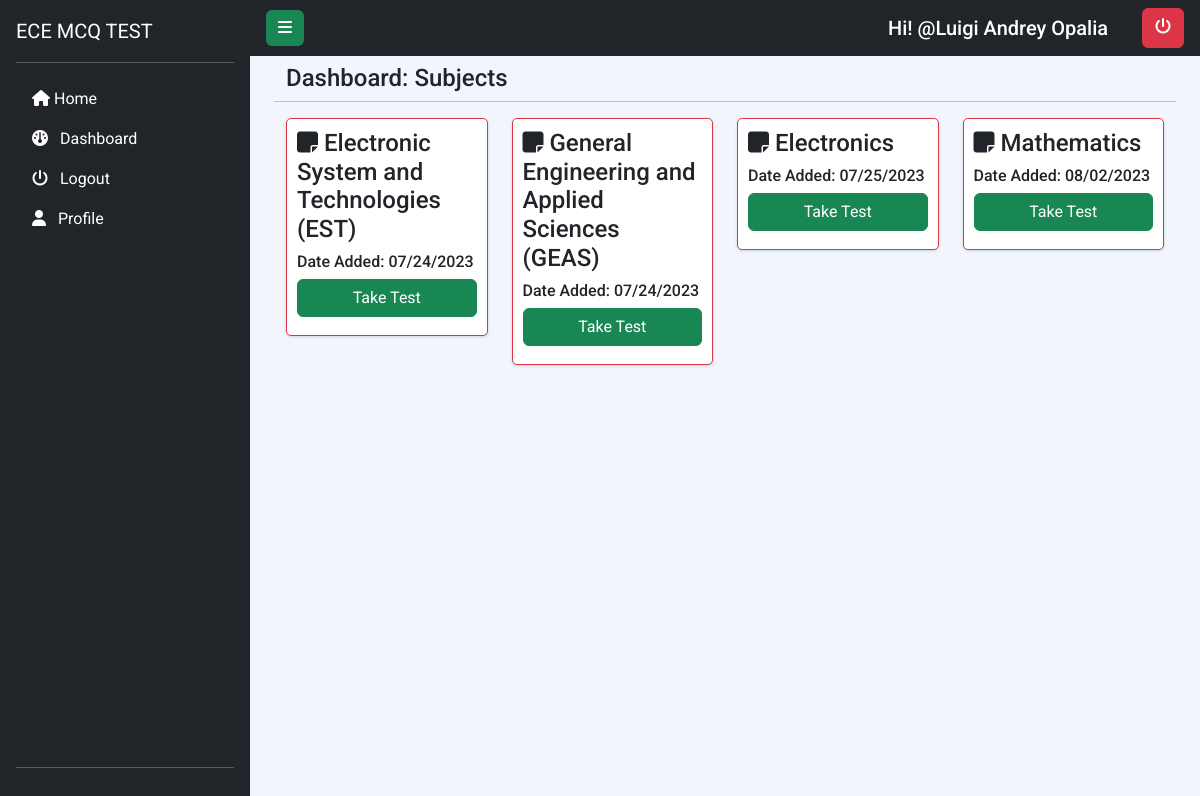
The page /dashboard (signed in) on the database its author committed.
### app.py (models this page shows)
class User(db.Model, UserMixin):
    id = db.Column(db.Integer, primary_key="True")
    evsu_mail = db.Column(db.String(100), unique=True)
    student_id =db.Column(db.String(100))
    full_name = db.Column(db.String(100))
    age = db.Column(db.String(100))
    year_section = db.Column(db.String(100))
    password = db.Column(db.String(100))

class Subject(db.Model):
    id = db.Column(db.Integer, primary_key=True)
    name = db.Column(db.String(100))
    date_added = db.Column(db.DateTime, default=datetime.utcnow)
    questions = db.relationship('Question', backref='subject', cascade='all, delete-orphan')

### app.py (the view)
@app.route('/dashboard')
@login_required
def dashboard():
    sub = Subject.query.all()
    return render_template("dashboard.html", sub=sub, user=current_user)

### app.py (called while the page is built)
@login_manager.user_loader
def load_user(id):
    return User.query.get(int(id))

### templates/dashboard.html (shortened to what this page needs)
{% extends "layout.html" %}
{% block content %}
<div class="container">
    <div class="row py-2 px-4">
        <h4>Dashboard: Subjects</h4><hr>
        {% for sub in sub %}
        <div class="col-md-4 col-xl-3">
            <div class="card border border-danger">
                <div class="card-block">
                    <h4 class="text-right"><i class="fa-solid fa-note-sticky"></i>&nbsp;{{ sub.name }}
                    </h4>
                    <span><h6>Date Added: {{ sub.date_added.strftime("%m/%d/%Y") }}</h6></span>
                    {% if current_user.full_name == "Admin" %}
                    <a href="/student_scores/{{ sub.id }}"><button class="btn btn-danger mb-2">View student scores</button></a>
                    <a style="text-decoration: none;color:black" href="/add-question/{{ sub.id }}"><button class="btn btn-warning w-100">Edit Test</button></a>
                    {% else %}
                    <a style="text-decoration: none;color:black" href="/take_test/{{ sub.id }}"><button class="btn btn-success w-100 mb-2">Take Test</button></a>
                    {% endif %}
                </div>
            </div>
        </div>
        {% endfor %}
      </div>
    </div>
{% endblock %}

### templates/layout.html (shortened to what this page needs)
<!DOCTYPE html>
<html lang="en">
<head>
    <link href="https://cdn.jsdelivr.net/npm/bootstrap@5.3.0/dist/css/bootstrap.min.css" rel="stylesheet">
  <link rel="stylesheet" href="https://cdnjs.cloudflare.com/ajax/libs/font-awesome/6.4.0/css/all.min.css"/>
  <link rel="stylesheet" href="../static/style.css" />
</head>
<body>
  <div class="d-flex flex-column flex-shrink-0 p-3 text-bg-dark side-navbar active-nav"  id="sidebar" >
    <a href="/" class="d-flex  text-center  mb-md-0 me-md-auto text-white text-decoration-none">
      <span class="fs-5 "> ECE MCQ TEST</span>
    </a>
    <hr>
    <ul class="nav nav-pills flex-column mb-auto">
      {% if current_user.is_authenticated %}
      <li class="nav-item">
        <a href="/" class="nav-link text-white" aria-current="page">
          <i class="fa-solid fa-house"></i>
            <span class="slink">Home</span>
        </a>
      </li>
      <li>
        <a href="/dashboard" class="nav-link text-white">
          <i class="fa-solid fa-gauge me-2"></i>
            <span class="slink">Dashboard</span>
        </a>
      </li>
      <li>
        <a href="/logout" class="nav-link text-white">
          <i class="fa-solid fa-power-off me-2"></i>
            <span class="slink">Logout</span>
        </a>
      </li>
      {% endif %}
      {% if current_user.full_name == "Admin" %}
      <li>
        <a href="/all-users" class="nav-link text-white">
          <i class="fa-solid fa-table-list me-2"></i>
            <span class="slink">All Users</span>
        </a>
      </li>
      {% elif current_user.is_authenticated %}
      <li>
        <a href="/profile/{{ current_user.id }}" class="nav-link text-white">
          <i class="fa-solid fa-user me-2"></i>
            <span class="slink">Profile</span>
        </a>
      </li>
      {% endif %}
    </ul>
    <hr>
  </div>
  <div class="my-container active-cont">
    <nav class="navbar top-navbar navbar-light text-bg-dark px-3">
      <a class="btn border-0 bg-success" id="menu-btn"><i class="fa-solid fa-bars"></i></a>
        <div class="nav-login d-flex">
            {% if current_user.is_authenticated %}
            <h5 class="mt-2 me-4 username">Hi! @{{ current_user.full_name}}  </h5>
            <a href="/logout" class="btn btn-danger"><i class="fa-solid fa-power-off"></i></a>
            {% else %}
            <h5 class="mt-2 me-4 username">You are only signed in as a guest. </h5>
            {% endif %}
        </div>
    </nav>
  {% block content %}
  {% endblock %}
  </div>
</body>
</html>

### static/style.css (style rules this page uses)
* { margin: 0; padding: 0; box-sizing: border-box; }
body { min-height: 100vh; font-family: 'Roboto', sans-serif; font-weight: 400; background-color:#f2f6fc; }
.side-navbar { width: 250px; height: 100%; position: fixed; margin-left: -300px; background-color: #100901; transition: 0.5s; }
.my-container { transition: 0.4s; }
.active-nav { margin-left: 0; }
.active-cont { margin-left: 250px; }
#menu-btn { background-color: #100901; color: #fff; }
.nav-link { position: relative; }
.nav-link::after { position: absolute; content: ""; width: 0%; height: 4px; background-color:#d30707; left: 50%; bottom: -5px; transition: all 0.3s ease-in-out; }

### templates/dashboard.html (style rules this page uses)
.card { border-radius: 5px; -webkit-box-shadow: 0 1px 2.94px 0.06px rgba(4,26,55,0.16); box-shadow: 0 1px 2.94px 0.06px rgba(4,26,55,0.16); border: none; margin-bottom: 10px; -webkit-transition: all 0.3s ease-in-out; transition: all 0.3s ease-in-out; }
.card .card-block { padding: 10px; }

### rows shown on the page
User: full_name "Luigi Andrey Opalia"
Subject: name "Electronic System and Technologies (EST)", date_added "07/24/2023"
Subject: name "General Engineering and Applied Sciences (GEAS)", date_added "07/24/2023"
Subject: name "Electronics", date_added "07/25/2023"
Subject: name "Mathematics", date_added "08/02/2023"
